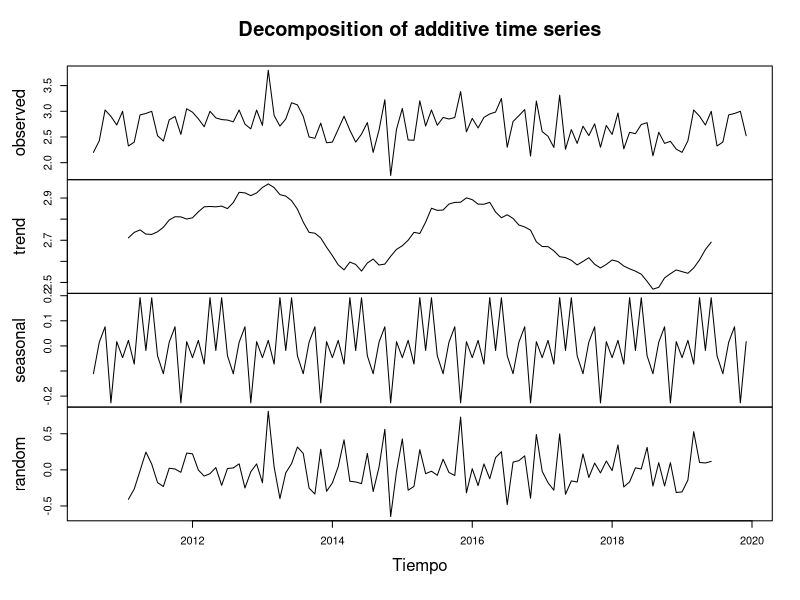
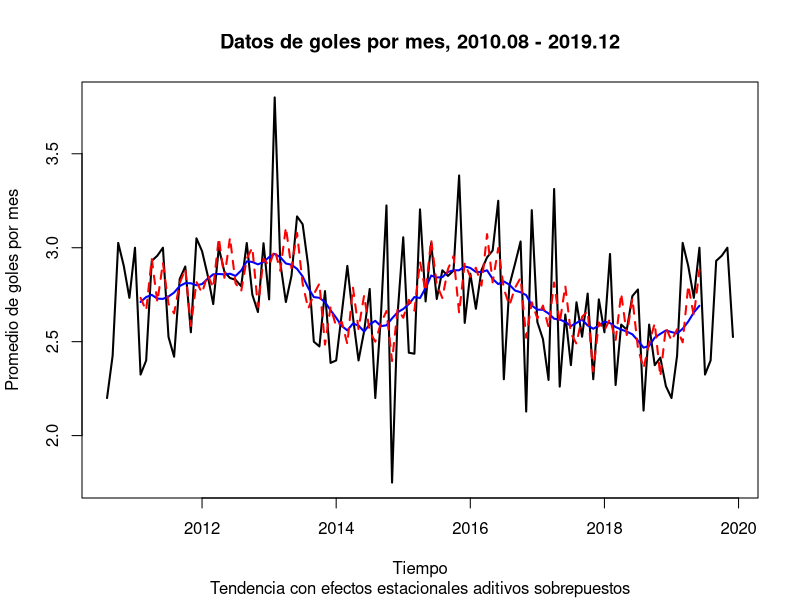
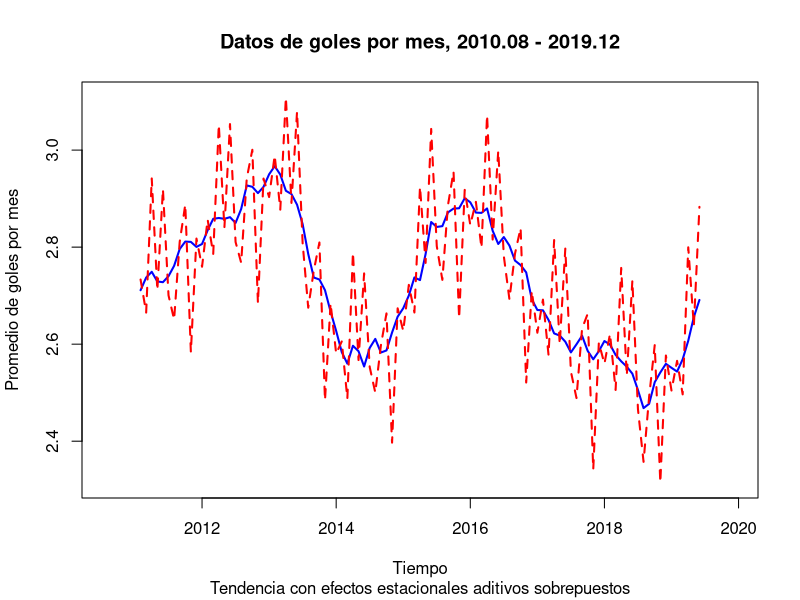
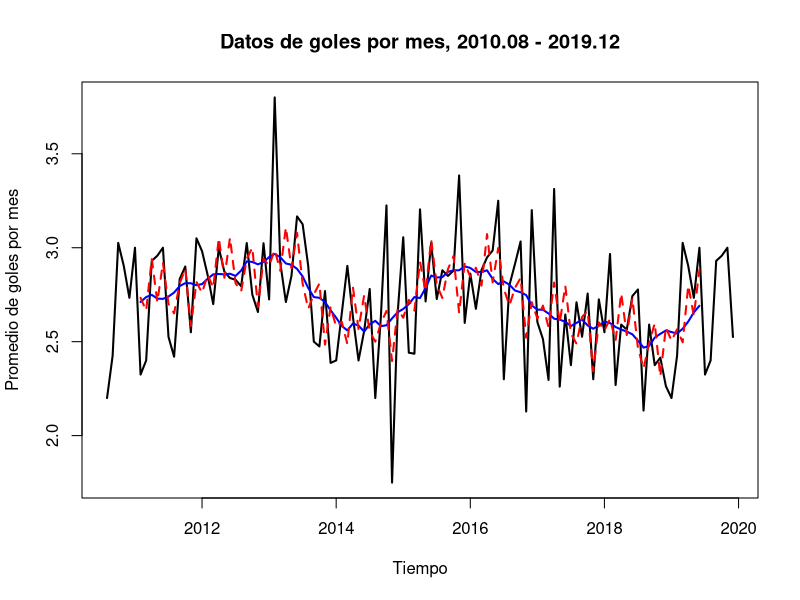
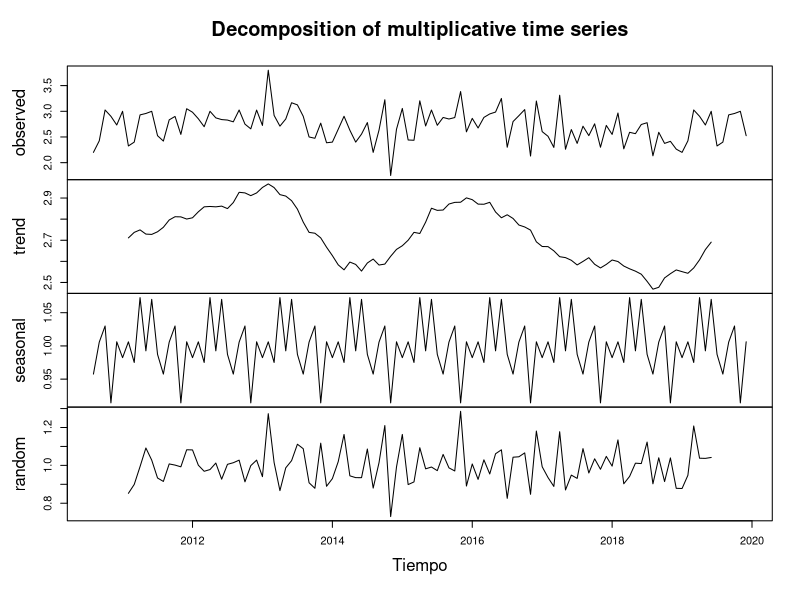
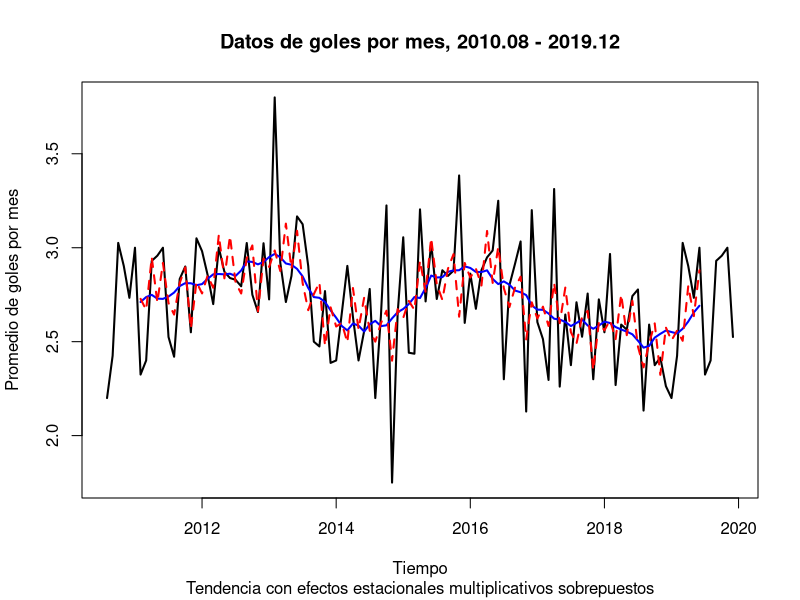
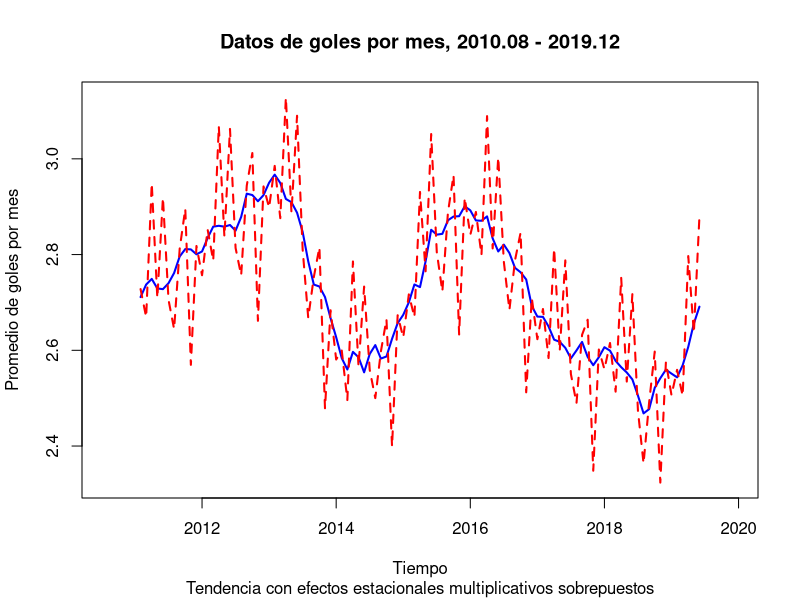

Generate these figures, in order, with R:
#Postwork 6 

#Importa el conjunto de datos match.data.csv a R y realiza lo siguiente:
setwd("C:/Users/adria/OneDrive/Bedu - Data Science/Programación y estadística en R/postwork")
df <- read.csv("match.data.csv")

head(df)
summary(df)

#1. Agrega una nueva columna sumagoles que contenga la suma de goles por partido.
df["sumagoles"] <- df$home.score+df$away.score

#2. Obtén el promedio por mes de la suma de goles.
#Revisamos el tipo de dato de la fecha
class(df$date)
df$date <- as.Date(df$date)
class(df$date)

df$fecha <- format(df$date, format = "%Y-%m")
golesxmes <- aggregate( df$sumagoles ~ df$fecha, df , mean)
View(golesxmes)

#3. Crea la serie de tiempo del promedio por mes de la suma de goles hasta diciembre de 2019.
golesxmes.ts <- ts(golesxmes[ ,2], start = c(2010,08), end = c(2019,12), frequency = 12)
golesxmes.ts

#Extra
#Modelo aditivio
gxm.decom.A <- decompose(golesxmes.ts)
plot(gxm.decom.A, xlab = "Tiempo", 
     sub = "Descomposición de los datos de goles por mes")

Tendencia <- gxm.decom.A$trend
Estacionalidad <- gxm.decom.A$seasonal
Aleatorio <- gxm.decom.A$random

plot(golesxmes.ts, 
     xlab = "Tiempo", main = "Datos de goles por mes, 2010.08 - 2019.12", 
     ylab = "Promedio de goles por mes", lwd = 2,
     sub = "Tendencia con efectos estacionales aditivos sobrepuestos")
lines(Tendencia, lwd = 2, col = "blue")
lines(Tendencia + Estacionalidad, lwd = 2, col = "red", lty = 2)

ts.plot(cbind(Tendencia, Tendencia + Estacionalidad), 
        xlab = "Tiempo", main = "Datos de goles por mes, 2010.08 - 2019.12", 
        ylab = "Promedio de goles por mes", lty = 1:2, 
        col = c("blue", "red"), lwd = 2,
        sub = "Tendencia con efectos estacionales aditivos sobrepuestos")

Tendencia[20] + Estacionalidad[20] + Aleatorio[20]
golesxmes.ts[20]


plot(golesxmes.ts, 
     xlab = "Tiempo", main = "Datos de goles por mes, 2010.08 - 2019.12", 
     ylab = "Promedio de goles por mes", lwd = 2)
lines(Tendencia, lwd = 2, col = "blue")
lines(Tendencia + Estacionalidad, lwd = 2, col = "red", lty = 2)


#Modelo multiplicativo
gxm.decom.M <- decompose(golesxmes.ts, type = "mult")

plot(gxm.decom.M, xlab = "Tiempo", 
     sub = "Descomposición de los datos de goles por mes")

Trend <- gxm.decom.M$trend
Seasonal <- gxm.decom.M$seasonal
Random <- gxm.decom.M$random

plot(golesxmes.ts, 
     xlab = "Tiempo", main = "Datos de goles por mes, 2010.08 - 2019.12", 
     ylab = "Promedio de goles por mes", lwd = 2,
     sub = "Tendencia con efectos estacionales multiplicativos sobrepuestos")
lines(Trend, lwd = 2, col = "blue")
lines(Trend * Seasonal, lwd = 2, col = "red", lty = 2)

ts.plot(cbind(Trend, Trend * Seasonal), 
        xlab = "Tiempo", main = "Datos de goles por mes, 2010.08 - 2019.12", 
        ylab = "Promedio de goles por mes", lty = 1:2, 
        col = c("blue", "red"), lwd = 2,
        sub = "Tendencia con efectos estacionales multiplicativos sobrepuestos")

Trend[100]*Seasonal[100]*Random[100]
golesxmes.ts[100]

#Ambos modelos arrojan el mismo resultado por lo que sería indistinto elegir 
#entre uno u otro
